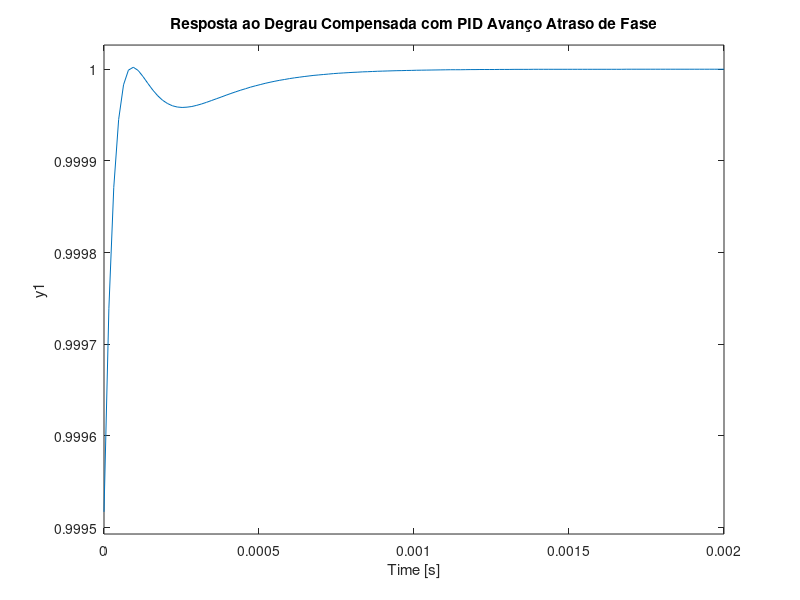
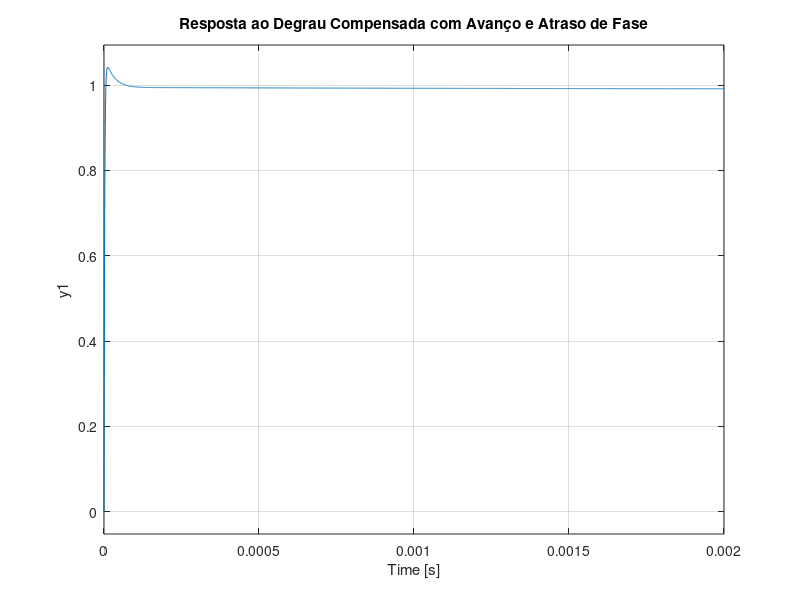

Reproduce these figures in MATLAB, in order. (Note: this script raises an error after producing the figures.)
% Questao 4 - enunciado
% Implemente em Matlab a reposta ao degrau do modelo do conversor Buck
% 10V-5V, 2,5W-25W, 100KHz para os seguintes parâmetros: C=100uF, L=100uH,
% Rc=0,5 ohms, referência de saída 5V. Considere uma comparação com um
% compensador tipo PID avanço-atraso de fase por LGR para os seguintes
% parâmetros de projeto: overshoot 5% e tempo de estabilização 98% de 1ms.
% Lembrando que o modelo do PID avanço-atraso proposto é definido por
%        𝐼𝐷 = 𝐾𝑃 + 𝐾𝐼/𝑠 + 𝐾𝐷 𝑠 = 𝐾(𝑠 + 𝑎)(𝑠 + 𝑏)/s               (1)
% Projete um compensador avanço-atraso na frequência do tipo
%        𝑐(𝑠) = 𝐾𝑐*(𝛼1𝑇1𝑠 + 1)/(T1𝑠 + 1)*( 𝛼2𝑇2𝑠 + 1)/(T2𝑠 + 1)   (2)
% em que 𝛼 e 𝛽 são constantes de compensação avanço-atraso respectivamente,
% 𝑇1, 𝑇2 são constantes de tempo de ajuste na frequência. Implemente tal
% circuito no simulink usando circuitaria do simscape incluindo a
% configuração do compensador avanço atraso de fase conforme livro do Ogata
% tanto para configuração PID como para o compensador na frequencia.
% Realize uma análise comparativa entre as curvas de excitação ao degrau e
% mostre qual destes tem o melhor resultado usando índices de desempenho
% IAE, ISE, ITSE, respostas no tempo e na frequencia.

clc; close; clear;
% Parametros conversor buck
Vi = 10;        % Tensao de entrada (V)
Vo = 5;         % Tensao de saída (V)
Po = 2.5;       % Potência de saída (W)
L = 100e-6;     % Indutância (H)
C = 100e-6;     % Capacitância (F)
Rc = 0.5;       % Resistência serie capacitor (ohms)
f = 100e3;      % Frequência de comutação (Hz)
d = Vo/Vi;
pos = 10;       % Percentual overshoot
Ts = 1e-3;      % Tempo de estabilizacao 98%
Ro = Vo^2/Po;
Rl = 0;

num=d*[Rc*C 1];
a1=1/(Ro*C)+Rc/L;
den=[L*C L*C*a1 1];

G=tf(num,den);

% [A,B,C,D]=tf2ss(num,den);

 


% CALCULO: zeta, wn e s1
z=-log(pos/100)/sqrt(pi^2+(log(pos/100))^2);
wn=4/(z*Ts);              % Calcula a frequência natural
s1=-z*wn+j*wn*sqrt(1-z*z) % Polo desejado


% Parametros controlador
% CALCULO: G(s1)
% Controlador LGR
ng=polyval(num,s1);
dg=polyval([den 0],s1);
gp=ng/dg;
Re_s1=real(s1)
Im_s1=imag(s1)
fi=(180/pi)*angle(s1)
fic = 180 - (180/pi)*angle(gp)
teta_av = 0.5*(fic + fi)
teta_at = 0.5*(fic - fi)

zc1=Re_s1-(Im_s1/tan((pi/180)*teta_av))
zc2=Re_s1-(Im_s1/tan((pi/180)*teta_at))

nk1=polyval(conv([1 -zc1],[1 -zc2]),s1);
dk1=polyval([1 0],s1);
k1=nk1/dk1;
K=abs(1/(k1*gp)) %determinação do K
Gc=K*tf(conv([1 -zc1],[1 -zc2]),[1 0]);

npid = conv([1 -zc1],[1 -zc2]);
Kp = npid(2)
Ki = npid(3)
Kd = npid(1)

gk=series(Gc,G);
T=feedback(gk,1);


figure(1)
step(T)
grid
title('Resposta ao Degrau Compensada com PID Avanço Atraso de Fase')       


% Controlador FREQUENCIA

Pmreq=atan(2*z/(sqrt(-2*z^2+sqrt(1+4*z^4))))*(180/pi);
                                    % Calcula a margem de fase requerida.
             
                                    % requerida.
wBW=wn*sqrt((1-2*z^2)+sqrt(4*z^4-4*z^2+2));
                                    % Determina a faixa de passagem
                                    % requerida.
wpm=0.8*wBW;                        % Escolhe nova frequência de
                                    % margem de fase.
Kc=198;%(1/0.01-1)/dcgain(G);
                                    
[M,P]=bode(Kc*G,wpm);               % Obtém dados de Bode.
Pmreqc=Pmreq-(180+P+5);             % Obtém a contribuição de fase
                                    % requerida do compensador de avanço
                                    % de fase com 5 graus adicionais.
beta=(1-sin(Pmreqc*pi/180))/(1+sin(Pmreqc*pi/180));
                                    % Obtém beta.	
                                    % Projeta o zero, o polo e o ganho do
                                    % compensador de atraso de fase.
zcatr=wpm/10;                       % Calcula o zero do compensador
                                    % de atraso de fase.
pcatr=zcatr*beta;                   % Calcula o polo do compensador
                                    % de atraso de fase.
Kcatr=beta;                         % Calcula o ganho do compensador
                                    % de atraso de fase.
'Compensador de atraso de fase, Gatr(s)'
                                    % Exibe o título.
Gatr=tf(Kcatr*[1 zcatr],[1 pcatr]); % Cria o compensador de atraso de fase.
Gatr=zpk(Gatr)                      % Converte Gatr(s) para a
                                    % forma fatorada e exibe.
                                    % Projeta o zero, o polo e o ganho do
                                    % compensador de avanço de fase.
zcavan=wpm*sqrt(beta);              % Calcula o zero do compensador
                                    % de avanço de fase.
pcavan=zcavan/beta;                 % Calcula o polo do compensador
                                    % de avanço de fase.
Kcavan=1/beta;                      % Calcula o ganho do compensador
                                    % de avanço de fase.
'Compensador de avanço de fase'     % Exibe o título.
Gavan=tf(Kcavan*[1 zcavan],[1 pcavan]);
                                    % Cria o compensador de avanço de fase.
Gavan=zpk(Gavan)                    % Converte Gavan(s) para a
                                    % forma fatorada e exibe.
'Ge(s) Compensada com Avanço e Atraso de Fase'
                                    % Exibe o título.
Ge2=Kc*G*Gatr*Gavan                 % Cria o sistema compensado,
                                    % Ge(s)=G(s)Gatr(s)Gavan(s).
% sGe=s*Ge;                         % Cria sGe(s).
% sGe=minreal(sGe);                 % Cancela fatores comuns.
% Kv=dcgain(sGe)                    % Calcula Kv.
T2=feedback(Ge2,1);                 % Obtém T(s).

figure(2)
step(T2,2e-3)                       % Gera a resposta ao degrau
                                    % compensada com avanço e atraso                                    
                                    % de fase em malha fechada.
title('Resposta ao Degrau Compensada com Avanço e Atraso de Fase')       
                                    % Adiciona um título à resposta ao
                                    % degrau do sistema compensado com
                                    % avanço e atraso de fase.

 sim 'q4conversor';

t=linspace(0,4e-3,40001);
dt=diff(t)';

e1=ans.erro;
% ISE
ISE1=(e1(1:end-1).*e1(1:end-1))'*dt;
% ISE2=(e2(1:end-1).*e2(1:end-1))'*dt;

% IAE
IAE1=abs(e1(1:end-1))'*dt;
% IAE2=abs(e2(1:end-1))'*dt;

% ITSE
ITSE1=(t(1:end-1).*(e1(1:end-1).*e1(1:end-1)))'*dt;
% % ITSE2=(tout(1:end-1).*(e2(1:end-1).*e2(1:end-1)))'*dt;